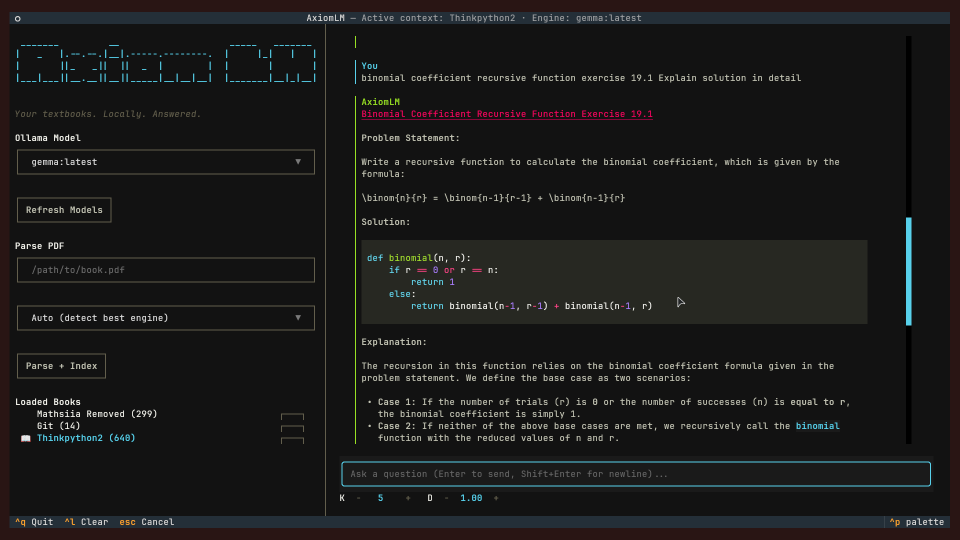
#> input picture image-1.png, 1920 x 1080 px (shown at 1/2 size)
$ python -i preprocessor.py   (imports and definitions only)
#> lines starting #> are read from the running program, lines starting #| are printed output that depends on the picture; after the words box and inside, x2 and y2 are one past the last pixel; in counts of white or black regions, pixels touching at a corner belong together
### src/config.py
"""
config.py — Single source of truth for all paths, model names, and tunable parameters.
Nothing is hardcoded in other scripts. Everything imports from here.
"""

from pathlib import Path

# ── Root paths ────────────────────────────────────────────────────────────────
ROOT = Path(__file__).parent.parent  # project root (axiom-lm/)
DATA = ROOT / "data"
RAW_PDFS = DATA / "raw_pdfs"
CLEAN_IMGS = DATA / "clean_images"
PARSED_MD = DATA / "parsed_md"
CHECKPOINTS = PARSED_MD / "checkpoints"
VECTOR_STORE = DATA / "vector_store"
LOGS_DIR = DATA / "logs"

# ── Ollama / LLM ──────────────────────────────────────────────────────────────
OLLAMA_URL = "http://localhost:11434"
OLLAMA_MODEL = "qwen3.5:4b-q4_K_M"

# ── Ollama sampling / response style ──────────────────────────────────────────
# Lower temperature favors structured, deterministic study answers.
OLLAMA_TEMPERATURE = 0.3
OLLAMA_TOP_P = 0.9
# Optional Mirostat controls. Set OLLAMA_MIROSTAT to 1 or 2 to enable.
OLLAMA_MIROSTAT = None
OLLAMA_MIROSTAT_TAU = 5.0
OLLAMA_MIROSTAT_ETA = 0.1

# ── Embeddings ────────────────────────────────────────────────────────────────
# Prefixes and retrieval adapter must be identical across ingest/query.
EMBED_MODEL = "jinaai/jina-embeddings-v5-text-nano"
EMBED_REVISION = "8a7f00aac812071b69403df470f1038ec85f8925"
INGEST_EMBED_DEVICE = "cuda"
QUERY_EMBED_DEVICE = "cpu"
EMBED_DEVICE = QUERY_EMBED_DEVICE  # Legacy callers remain CPU-safe.
EMBED_BATCH_SIZE = 8

# Foundation budgets; measured by validate_foundation before phase acceptance.
OLLAMA_CONTEXT_TOKENS = 4096
OLLAMA_OUTPUT_TOKENS = 768
OLLAMA_REQUEST_TIMEOUT_SECONDS = 120.0
OLLAMA_READ_TIMEOUT_SECONDS = 5.0
OLLAMA_UNLOAD_TIMEOUT_SECONDS = 20.0
OLLAMA_POLL_INTERVAL_SECONDS = 0.2
OLLAMA_KEEP_ALIVE = 0
RUNTIME_MANIFEST_PATH = LOGS_DIR / "runtime_manifest.json"
FOUNDATION_REPORT_PATH = LOGS_DIR / "foundation_report.json"
PHASE2_EVALUATION_PATH = LOGS_DIR / "phase2_context_evaluation.json"
PHASE2_PROBE_PATH = LOGS_DIR / "phase2_planning_probe.json"
EMBED_DIMENSION = 768
PHASE2_CONTEXT_TOKEN_LIMIT = 8192
PHASE2_BROAD_MAX_CHUNKS = 8
PHASE2_PROBE_TOKEN_SIZES = (2048, 4096, 8192)
QUERY_REWRITE_MAX_OUTPUT_TOKENS = 96
QUERY_REWRITE_TIMEOUT_SECONDS = 15
PHASE2_ANSWER_COUNT_CONTEXT_TOKENS = 8192
TOOLS_REPORT_PATH = LOGS_DIR / "ollama_tools.json"
FOUNDATION_VECTOR_STORE = DATA / "foundation_vector_store"
INGEST_MIN_FREE_VRAM_MB = 2048
# ── Chunking & retrieval ──────────────────────────────────────────────────────
CHUNK_SIZE = 800  # target tokens per chunk
CHUNK_OVERLAP = 100  # overlap tokens between adjacent chunks
TOP_K_RESULTS = 5  # top-k chunks retrieved per query (live-tunable in TUI)

# ChromaDB returns DISTANCE (lower = more similar), not similarity.
# Loosened to 1.5 because Jina-v5-nano results often fall between 0.8 and 1.2.
DISTANCE_THRESHOLD = 1.5

# ── MinerU VRAM guard ─────────────────────────────────────────────────────────
# Minimum free VRAM (GB) before MinerU mode is allowed to proceed.
# Below this threshold the script will pause and warn the user.
MINERU_MIN_VRAM_GB = 4.5
# Process scanned PDFs in page batches so long runs surface progress
# and checkpoint incrementally instead of waiting for one giant pass.
MINERU_BATCH_PAGES = 24
# MinerU backend to try first; falls back to MINERU_BACKEND_FALLBACK on failure.
# Options: pipeline | hybrid-auto-engine | vlm-auto-engine
MINERU_BACKEND_PRIMARY = "pipeline"
MINERU_BACKEND_FALLBACK = "pipeline"  # kept identical; set to None to disable retry
# ISO 639-1 language hint passed to MinerU for better OCR accuracy.
# Use "ch" for Chinese, "en" for English, etc. None = let MinerU decide.
MINERU_LANG = "en"

# ── OCR/index timeout guards (seconds) ───────────────────────────────────────────────────
# Hard timeout to prevent hangs from freezing the TUI forever.
PYMUPDF4LLM_OCR_TIMEOUT_SECONDS = (
    300  # fast CPU path; 300s is generous even for 1000-page PDFs
)
MARKER_OCR_TIMEOUT_SECONDS = 3600
MINERU_OCR_TIMEOUT_SECONDS = 1800
INDEX_TIMEOUT_SECONDS = 1800
PROCESS_TERMINATE_GRACE_SECONDS = 8

# ── OCR auto-routing heuristics ───────────────────────────────────────────────
# In auto mode, OCR samples pages and chooses MinerU for scan-heavy PDFs.
AUTO_OCR_SAMPLE_PAGES = 8
AUTO_OCR_TEXT_CHAR_THRESHOLD = 180
AUTO_OCR_IMAGE_COVERAGE_THRESHOLD = 0.45
AUTO_OCR_SCANNED_PAGE_RATIO_THRESHOLD = 0.50


def ensure_directories():
    """Ensure all required data directories exist on disk."""
    for path in [
        DATA,
        RAW_PDFS,
        CLEAN_IMGS,
        PARSED_MD,
        CHECKPOINTS,
        VECTOR_STORE,
        LOGS_DIR,
    ]:
        path.mkdir(parents=True, exist_ok=True)


# Auto-initialize on import so scripts don't crash on missing paths
ensure_directories()

# Terminal UI preferences and presentation budgets.
UI_CONFIG_PATH = Path.home() / ".config/axiomlm/config.toml"
UI_THEMES_DIR = Path.home() / ".config/axiomlm/themes"
UI_FRAME_INTERVAL = 1 / 30
UI_SCROLLBACK_BLOCKS = 2000
UI_PROMPT_MAX_LINES = 8
UI_OVERLAY_ROWS = 8
UI_CLIPBOARD_TIMEOUT = 1.0
UI_QUIT_CONFIRM_SECONDS = 1.0
UI_BACKGROUND_TIMEOUT = 0.1
UI_SPINNER_INTERVAL = 0.08
UI_SHIMMER_INTERVAL = 0.06
UI_SHIMMER_PAUSE = 0.6
UI_COUNTER_INTERVAL = 0.1
UI_BLINK_INTERVAL = 0.5
UI_COMPLETION_FLASH_SECONDS = 0.12
UI_COPY_CONFIRM_SECONDS = 2.0
UI_RETRIEVAL_REPORT_PATH = LOGS_DIR / "phase1_retrieval_comparison.json"
UI_CANCEL_TIMEOUT = 0.18
UI_LIVE_REPORT_PATH = LOGS_DIR / "phase1_live_cancellation.json"
UI_PROGRESS_WIDTH = 24
UI_PROGRESS_EASING = 0.25
UI_ACCEPTANCE_REPORT_PATH = LOGS_DIR / "phase1_tui_acceptance.json"
UI_STYLESHEET_PATH = Path(__file__).parent / "ui/axiom.tcss"

# Task 1 isolated pooling validation; no production chunk/index semantics change.
PHASE2_PROBE_CHUNK_TOKENS = 300
PHASE2_GEOMETRY_REPORT_PATH = LOGS_DIR / "phase2_geometry_validation.json"
PHASE2_VALIDATION_LABELS_PATH = (
    ROOT / "tests/fixtures/phase2/sicp_pooling_validation_labels.json"
)
PHASE2_VALIDATION_PROTOCOL_PATH = (
    ROOT / "tests/fixtures/phase2/pooling_validation_protocol.json"
)

# Phase 2 versioned contextual retrieval.
CONTEXT_BLOCK_MAX_TOKENS = PHASE2_CONTEXT_TOKEN_LIMIT
RETRIEVAL_CHUNK_TOKENS = PHASE2_PROBE_CHUNK_TOKENS
PHASE2_POOLING_METHOD = "mean"
PHASE2_INDEX_SCHEMA = 2
PHASE2_QUERY_POLICY = "named_retrieval_query"
PHASE2_INDEX_MANIFEST_PATH = VECTOR_STORE / "active_indexes.json"
PHASE2_BM25_DIR = VECTOR_STORE / "bm25"
HYBRID_CANDIDATE_LIMIT = 15
HYBRID_DENSE_FETCH = 30
HYBRID_BM25_FETCH = 30
HYBRID_FETCH_BATCH = 15
HYBRID_MAX_FETCH = 100
BROAD_CONTEXT_MIN_CHUNKS = 5
BOOK_OVERVIEW_RETRIEVAL_QUERY = (
    "book overview main topics purpose approach introduction preface"
)
BROAD_CONTEXT_MAX_CHUNKS = PHASE2_BROAD_MAX_CHUNKS
PHASE2_AFTER_EVALUATION_PATH = LOGS_DIR / "phase2_context_after_evaluation.json"
INDEX_WRITE_BATCH_SIZE = 100
ANSWER_TOKENIZER_CACHE_SIZE = 1
PHASE2_LABELS_DIR = ROOT / "tests/fixtures/phase2"
PHASE2_STAGING_REPORT_DIR = LOGS_DIR / "phase2_context_artifacts"
# Verified against the installed runtime's served prompt counts (think=False).
ANSWER_TOKENIZER_MODEL_DIGEST = (
    "d8b0f5e9760cd1682034f292d7ef72ec46f432149be0df7574bf2d6e92e38c04"
)
ANSWER_TOKENIZER_OLLAMA_VERSION = "0.40.4"
ANSWER_PROMPT_PREFIX = "<|im_start|>user\n"
ANSWER_PROMPT_SUFFIX = "<|im_end|>\n<|im_start|>assistant\n<think>\n\n</think>\n\n"

# Phase 3 native Python sandbox limits; host acceptance is independently required.
PYTHON_MEMORY_BYTES = 262144000
PYTHON_MAX_TASKS = 32
PYTHON_RESPONSE_SECONDS = 5.0
PYTHON_CLEANUP_SECONDS = 1.0
PYTHON_STARTUP_SECONDS = 15.0
PYTHON_MAX_CODE_BYTES = 8192
PYTHON_MAX_OUTPUT_BYTES = 8192
PYTHON_MAX_FRAME_BYTES = 65536
PYTHON_MAX_ID_CHARS = 128
PYTHON_SCRATCH_BYTES = 33554432
SYMPY_CACHE_SIZE = 128
# Native modules needed for the stdlib/SymPy worker; GUI/test/db extensions excluded.
PYTHON_EXTENSION_MODULES = frozenset(
    {
        "_asyncio",
        "_bisect",
        "_blake2",
        "_bz2",
        "_contextvars",
        "_csv",
        "_ctypes",
        "_datetime",
        "_decimal",
        "_hashlib",
        "_heapq",
        "_json",
        "_lzma",
        "_md5",
        "_multiprocessing",
        "_opcode",
        "_pickle",
        "_posixshmem",
        "_posixsubprocess",
        "_queue",
        "_random",
        "_sha1",
        "_sha256",
        "_sha3",
        "_sha512",
        "_socket",
        "_ssl",
        "_struct",
        "_typing",
        "_uuid",
        "array",
        "binascii",
        "cmath",
        "fcntl",
        "math",
        "mmap",
        "pyexpat",
        "select",
        "unicodedata",
        "zlib",
        "_statistics",
        "resource",
        "_elementtree",
        "termios",
    }
)

PYTHON_POLL_SECONDS = 0.01

# Phase 3 agent routing in the TUI; unvalidated models fall back to the Phase 2 path.
AGENT_ROUTING_ENABLED = True
# Phase 3 agent runtime caps: starting values to measure, not throughput guarantees.
AGENT_MAX_MODEL_REQUESTS = 6
AGENT_MAX_TOOL_CALLS = 6
AGENT_MAX_CALLS_PER_MESSAGE = 2
AGENT_REQUEST_SECONDS = 120.0
AGENT_ROUTER_OUTPUT_TOKENS = 256
AGENT_FINAL_OUTPUT_TOKENS = 768
# Native chat accounting is valid only for this digest/runtime pair after the probe.
CHAT_TOKENIZER_MODEL_DIGEST = ANSWER_TOKENIZER_MODEL_DIGEST
CHAT_TOKENIZER_OLLAMA_VERSION = ANSWER_TOKENIZER_OLLAMA_VERSION
PHASE3_RUNTIME_LOGS = LOGS_DIR / "phase3_runtime"
PHASE3_AGENT_LOGS = LOGS_DIR / "phase3_agent"

# Web evidence: off by default; /web on grants retrieval permission, not cloud inference.
WEB_ENABLED_DEFAULT = False
# Self-hosted SearXNG (JSON format enabled) bound to loopback; None disables search.
WEB_SEARCH_URL = "http://127.0.0.1:8888/search"
WEB_MAX_RESULTS = 5
WEB_REQUEST_SECONDS = 10.0
WEB_MAX_REDIRECTS = 3
WEB_MAX_BODY_BYTES = 1048576
WEB_MAX_TEXT_CHARS = 12000
WEB_ALLOWED_PORTS = frozenset({80, 443})
TOOL_MAX_RESULT_BYTES = 16384
TOOL_MAX_ARGUMENT_BYTES = 8192
TOOL_QUERY_MAX_CHARS = 2048

# Trusted symbolic-check parser limits (one real variable; unsupported input declines).
MATH_MAX_EXPRESSION_CHARS = 512
MATH_MAX_AST_NODES = 128
MATH_MAX_INTEGER_EXPONENT = 64
MATH_MAX_NUMERIC_DIGITS = 32

### src/preprocessor.py
"""
preprocessor.py — Phase 1: PDF ingestion and OpenCV cleaning pipeline.

Entry points:
    extract_pages(pdf_path, dpi)  → list of raw PNG paths
    preprocess_page(raw_png, out_dir) → cleaned PNG path
    run(pdf_path, dpi)            → list of clean PNG paths

CLI:
    python -m src.preprocessor path/to/book.pdf
"""

import math
import sys
from pathlib import Path

import cv2
import fitz  # PyMuPDF
import numpy as np

from src.config import CLEAN_IMGS


# ── Task 1: PDF → raw PNGs ────────────────────────────────────────────────────

# [26 lines left out: function extract_pages, not called in this run]


# ── Task 2: OpenCV preprocessing pipeline ────────────────────────────────────

def _detect_skew_angle(gray: np.ndarray) -> float:
    """
    Estimate page skew angle in degrees using Hough lines on Canny edges.
    Returns 0.0 if no reliable angle can be detected.
    """
    edges = cv2.Canny(gray, 50, 150, apertureSize=3)
    lines = cv2.HoughLinesP(
        edges,
        rho=1,
        theta=np.pi / 180,
        threshold=100,
        minLineLength=gray.shape[1] // 4,
        maxLineGap=20,
    )
    if lines is None:
        return 0.0

    angles = []
    for line in lines:
        x1, y1, x2, y2 = line[0]
        if x2 != x1:
            angle = math.degrees(math.atan2(y2 - y1, x2 - x1))
            angles.append(angle)

    if not angles:
        return 0.0

    # Median is more robust than mean against outlier lines
    return float(np.median(angles))


def preprocess_page(raw_png: Path, out_dir: Path) -> Path:
    """
    Apply OpenCV cleaning pipeline to a single raw PNG:
      1. Grayscale
      2. Denoise (fastNlMeansDenoising)
      3. Deskew  (Hough lines, ±15° clamp, skip if < 0.5°)
      4. Adaptive threshold (Gaussian)

    Saves result to out_dir / raw_png.name and returns that path.
    """
#> called with raw_png = '../image-1.png', out_dir = 'out.png'
    out_dir = Path(out_dir)
    out_dir.mkdir(parents=True, exist_ok=True)

    img = cv2.imread(str(raw_png), cv2.IMREAD_COLOR)
#> img is the input picture: shape (1080, 1920, 3); mean B, G, R 26.1, 26.6, 26.9
    if img is None:
        raise FileNotFoundError(f"Cannot read image: {raw_png}")

    # 1. Grayscale
    gray = cv2.cvtColor(img, cv2.COLOR_BGR2GRAY)
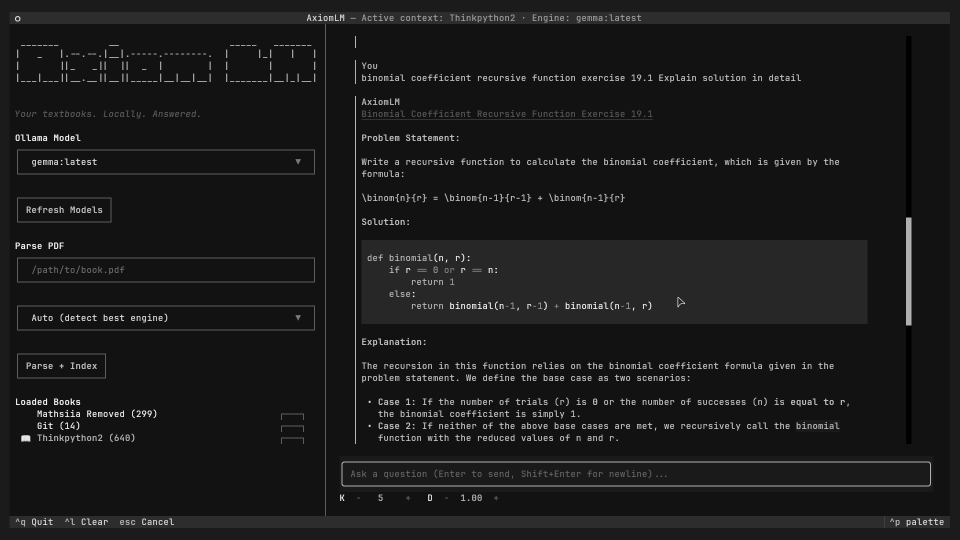
#> gray: shape (1080, 1920) (shown at 1/2 size); min 0, max 247, mean 26.6

    # 2. Denoise
    denoised = cv2.fastNlMeansDenoising(gray, h=10)

    # 3. Deskew
    angle = _detect_skew_angle(denoised)
#> in _detect_skew_angle, `edges = cv2.Canny(gray, 50, 150, apertureSize=3)`:
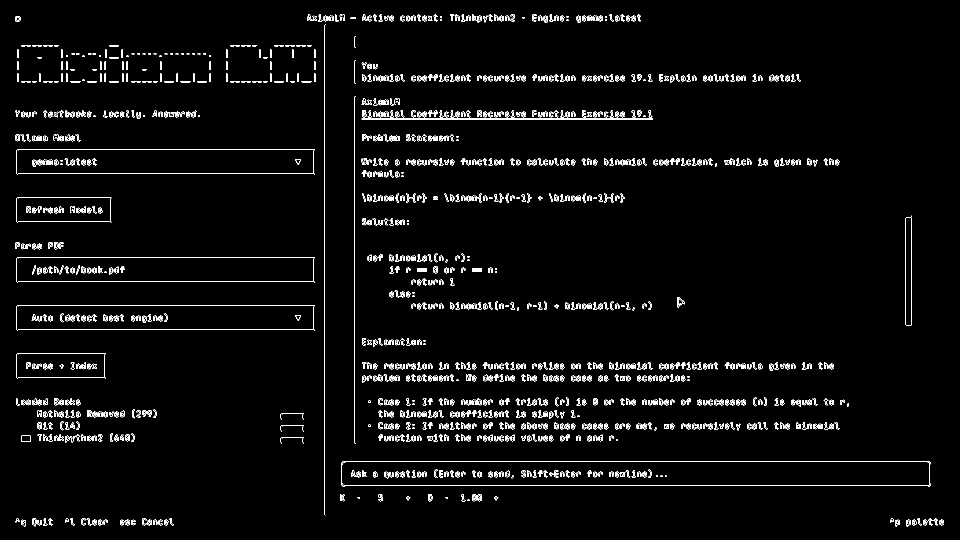
#> edges: shape (1080, 1920) (shown at 1/2 size); 2.9% white in thin lines or dots
#> in _detect_skew_angle, `lines = cv2.HoughLinesP( edges, rho=1, theta=np.pi / 180, threshold=10..`: lines = 69 rows, first 6: [683, 970, 1861, 970], [689, 922, 1855, 922], [649, 1029, 649, 32], [35, 610, 628, 610], [709, 886, 709, 193], [35, 514, 628, 514]
#> the loop in _detect_skew_angle, `for line in lines:` made 69 passes
#> (x1, y1, x2, y2) on passes 1 to 12: (683, 970, 1861, 970), (689, 922, 1855, 922), (649, 1029, 649, 32), (35, 610, 628, 610), (709, 886, 709, 193), (35, 514, 628, 514), (33, 562, 627, 562), (723, 237, 1305, 237), (33, 658, 627, 658), (33, 346, 627, 346), (723, 239, 1305, 239), (35, 298, 628, 298)
#> after the loop in _detect_skew_angle, `for line in lines:`: angles = 67 values from 0 to 0
#> angle = 0
    angle = max(-15.0, min(15.0, angle))  # clamp to ±15°

    if abs(angle) >= 0.5:
        h, w = denoised.shape
        center = (w / 2, h / 2)
        rot_mat = cv2.getRotationMatrix2D(center, angle, 1.0)
        deskewed = cv2.warpAffine(
            denoised,
            rot_mat,
            (w, h),
            flags=cv2.INTER_LINEAR,
            borderMode=cv2.BORDER_REPLICATE,
        )
    else:
        deskewed = denoised

    # 4. Adaptive threshold
    thresh = cv2.adaptiveThreshold(
        deskewed,
        255,
        cv2.ADAPTIVE_THRESH_GAUSSIAN_C,
        cv2.THRESH_BINARY,
        31,
        10,
    )
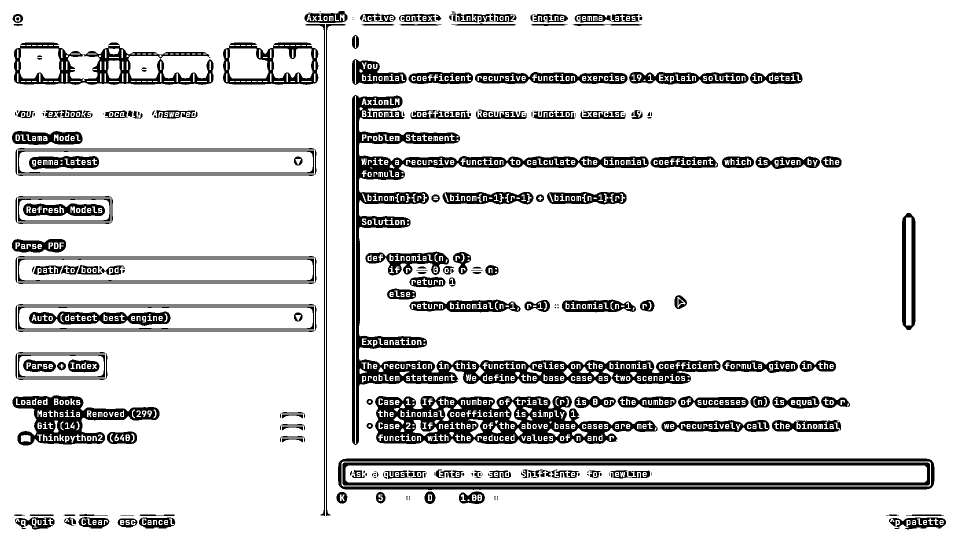
#> thresh: shape (1080, 1920) (shown at 1/2 size); 86.8% white; 550 black regions (358 under 20 px), largest, box (x1, y1, x2, y2) and area: (704, 190, 1441, 890) 52847, (750, 792, 1315, 888) 28812, (676, 917, 1869, 980) 14795

#> (the run stopped early here; a loop or call above may not have finished)
